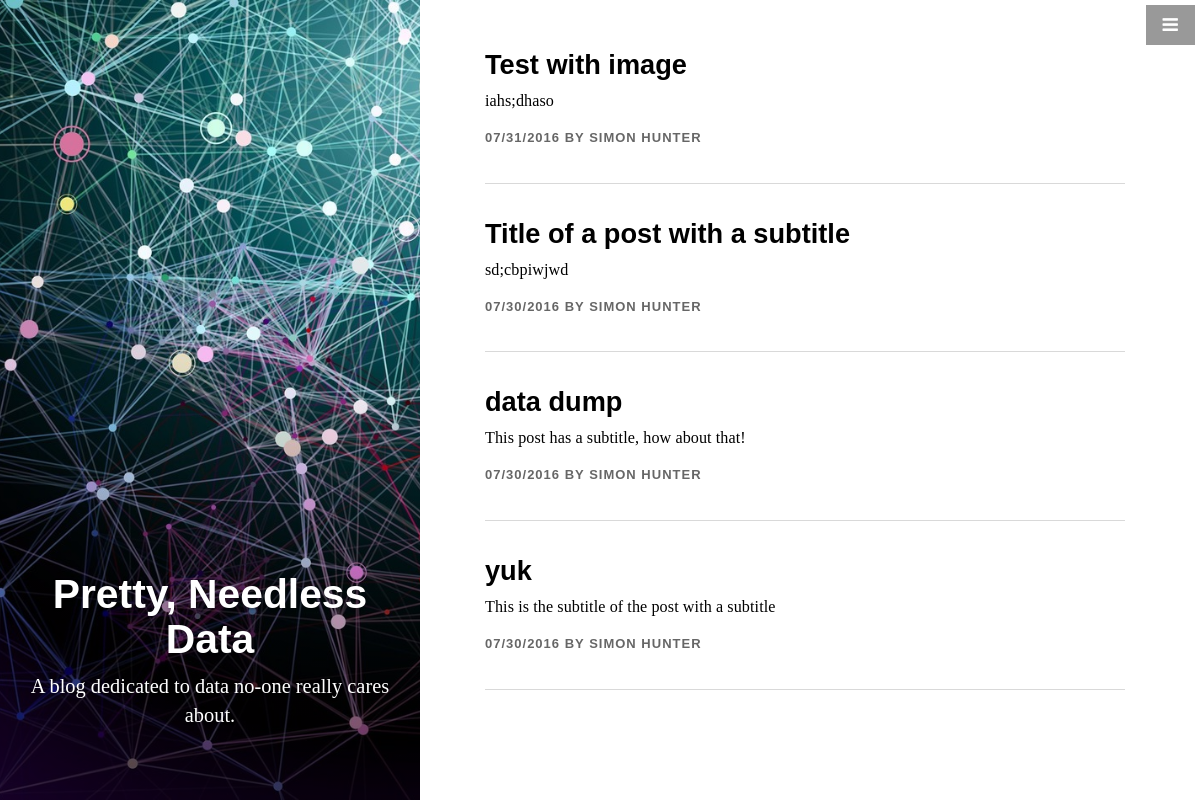
The page /data/ on the database as committed earlier.
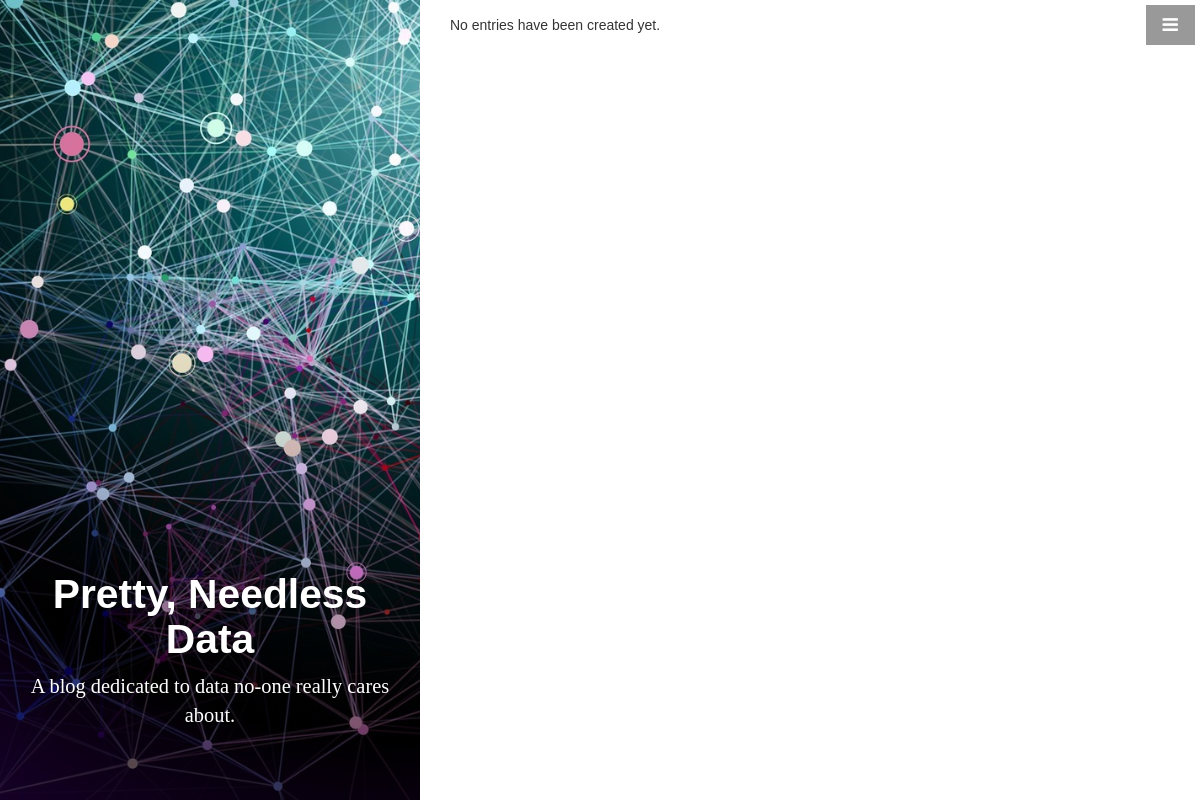
The same page on the database as committed later.
### app/models.py (models this page shows, shortened)
class BlogEntry(db.Model):
    __tablename__ = "blog_entry"
    id = db.Column(db.Integer, primary_key=True)
    title = db.Column(db.String(64), index=True)
    subtitle = db.Column(db.String(120), index=True)
    slug = db.Column(db.String(64), index=True, unique=True)
    content = db.Column(db.Text, index=False)
    image_filename = db.Column(db.String(200))
    published = db.Column(db.Boolean, index=True)
    timestamp = db.Column(db.DateTime, default=datetime.datetime.now, index=True)

### app/views.py (the view)
def data():
    query = db.session.query(BlogEntry).filter(BlogEntry.published == True).order_by(BlogEntry.timestamp.desc())
    return render_template('data.html', object_list = query)

### app/templates/data.html (shortened to what this page needs)
{% extends "base.html" %}
{% block extra_head %}
<link rel=stylesheet id='genericons-css' type=text/css href="{{ url_for('static', filename='css/genericons.css') }}" />
<link rel=stylesheet id='jetpack_css-css' type=text/css href="{{ url_for('static', filename='css/jetpack.css') }}" />
<link rel=stylesheet id='enlightenment-web-fonts-css' type=text/css href="{{ url_for('static', filename='css/googlefonts.css') }}" />
<link rel=stylesheet id='enlightenment-theme-stylesheet-css' type=text/css href="{{ url_for('static', filename='css/enlightenment-theme.css') }}" />
<link rel='stylesheet' id='fluidbox-css' href='http://demo.onedesigns.com/graceunderpressure/journal/wp-content/themes/graceunderpressure/core/css/fluidbox.css' type='text/css' media='all'/>
{% endblock %}
{% block content %}
<body class="home blog custom-background navbar-position-right header-position-left blog-design-list custom-header custom-header-image" itemscope itemtype="http://schema.org/WebPage">
<div id="page" class="site">
<div class="archive-header page-header page-header">
<div class="page-header-inner"><h1 class="archive-title page-title">
Pretty, Needless Data
</h1>
<div class="archive-description">
<p>A blog dedicated to data no-one really cares about.</p>
</div>
</div></div>
<div id="content" class="site-content">
<main id="primary" class="content-area hfeed">
	{% for entry in object_list %}
    {% if search %}
      {% set entry = entry.entry %}
    {% endif %}
		<article id="post-24" class="post-24 post type-post status-publish format-standard has-post-thumbnail hentry category-travel-advice tag-confessions tag-tips tag-travel" itemscope itemprop="blogPost" itemtype="http://schema.org/BlogPosting">
		<div class="entry">
		<header class="entry-header">
		<h2 class="entry-title" itemprop="headline">
      <a href="{% if entry.published %}{{ url_for('detail', slug=entry.slug) }}{% else %}{{ url_for('edit', slug=entry.slug) }}{% endif %}">
        {{ entry.title }}
      </a>
    </h2>
	</header>
	<div class="entry-summary" itemprop="text">
	<p>{{ entry.subtitle }}</p>
	</div>
	<footer class="entry-meta">
	<span class="entry-date">
	<time class="published updated" datetime="{{ entry.date }}">{{ entry.timestamp.strftime('%m/%d/%Y') }}</time></span>
	by <span class="entry-author">
	<span class="author vcard">
	<a class="url fn n" href="http://simonhunter.co" title="Posts by Simon Hunter" rel="author">
	Simon Hunter</a>
	</span>
	</span>
	</footer>
	</div>
	</article>
  {% else %}
    <p>No entries have been created yet.</p>
  {% endfor %}
</main>
</div>
</div>
{% endblock %}

### app/templates/base.html (shortened to what this page needs)
<!doctype html>
<html>
<head>
  <link rel=stylesheet type=text/css href="{{ url_for('static', filename='css/bootstrap.min.css') }}" />
  <link rel=stylesheet type=text/css href="{{ url_for('static', filename='css/stylish-portfolio.css') }}" />
  <link rel=stylesheet type=text/css href="{{ url_for('static', filename='font-awesome/css/font-awesome.min.css') }}" />
  {% block extra_head %}{% endblock %}
</head>
</html>
{% block content %}{% endblock %}

### app/templates/includes/navbar.html (shortened to what this page needs)
<a id="menu-toggle" href="#" class="btn btn-dark btn-lg toggle"><i class="fa fa-bars"></i></a>

### app/static/css/stylish-portfolio.css (style rules this page uses)
html, body { width: 100%; height: 100%; }
body { font-family: "Source Sans Pro","Helvetica Neue",Helvetica,Arial,sans-serif; }
.btn-dark { border-radius: 0; color: #fff; background-color: rgba(0,0,0,0.4); }
#menu-toggle { z-index: 3; position: fixed; top: 0; right: 0; }
.toggle { margin: 5px 5px 0 0; }

### app/templates/data.html (style rules this page uses)
html { font-size:17px }
h1,h2,h3,h4,h5,h6,.navbar-brand { font-family:Montserrat,sans-serif }
.site-description,.entry-content,.entry-utility,.archive-description,.blog.blog-design-blog .entry-summary,.single .entry-summary,.page .page .entry-summary,.blog.blog-design-list .entry-summary,.archive .entry-summary,.search .entry-summary,.error404 .entry-summary,.entry-content,.more-link,.comment-content,#infscr-loading { font-family:PT Serif,serif }
.custom-background,.custom-background .entry,.custom-background.navbar-position-left.archive .site-content,.custom-background.navbar-position-left.search .site-content,.custom-background.navbar-position-left.error404 .site-content,.custom-background.navbar-position-left.header-position-right.blog.blog-design-list .site-content,.custom-background.navbar-position-left.header-position-right.archive .site-content,.custom-background.navbar-position-left.header-position-right.search .site-content,.custom-background.navbar-position-left.header-position-right.error404 .site-content,.custom-background.navbar-position-left.header-position-right.blog.blog-design-blog .entry,.custom-background.navbar-position-left.header-position-right.single .entry,.custom-background.navbar-position-left.header-position-right.page .page .entry,.custom-background.navbar-position-left.blog.blog-design-blog .entry,.custom-background.navbar-position-left.single .entry,.custom-background.navbar-position-left.page .page .entry { background-color:#ffffff; }

Rows that differ between the two databases and show on the page:
removed BlogEntry: title "Test with image", subtitle "iahs;dhaso", timestamp "07/31/2016"
removed BlogEntry: title "Title of a post with a subtitle", subtitle "sd;cbpiwjwd", timestamp "07/30/2016"
removed BlogEntry: title "data dump", subtitle "This post has a subtitle, how about that!", timestamp "07/30/2016"
removed BlogEntry: title "yuk", subtitle "This is the subtitle of the post with a subtitle", timestamp "07/30/2016"
Other text that changed with them:
text now shown: "No entries have been created yet."
